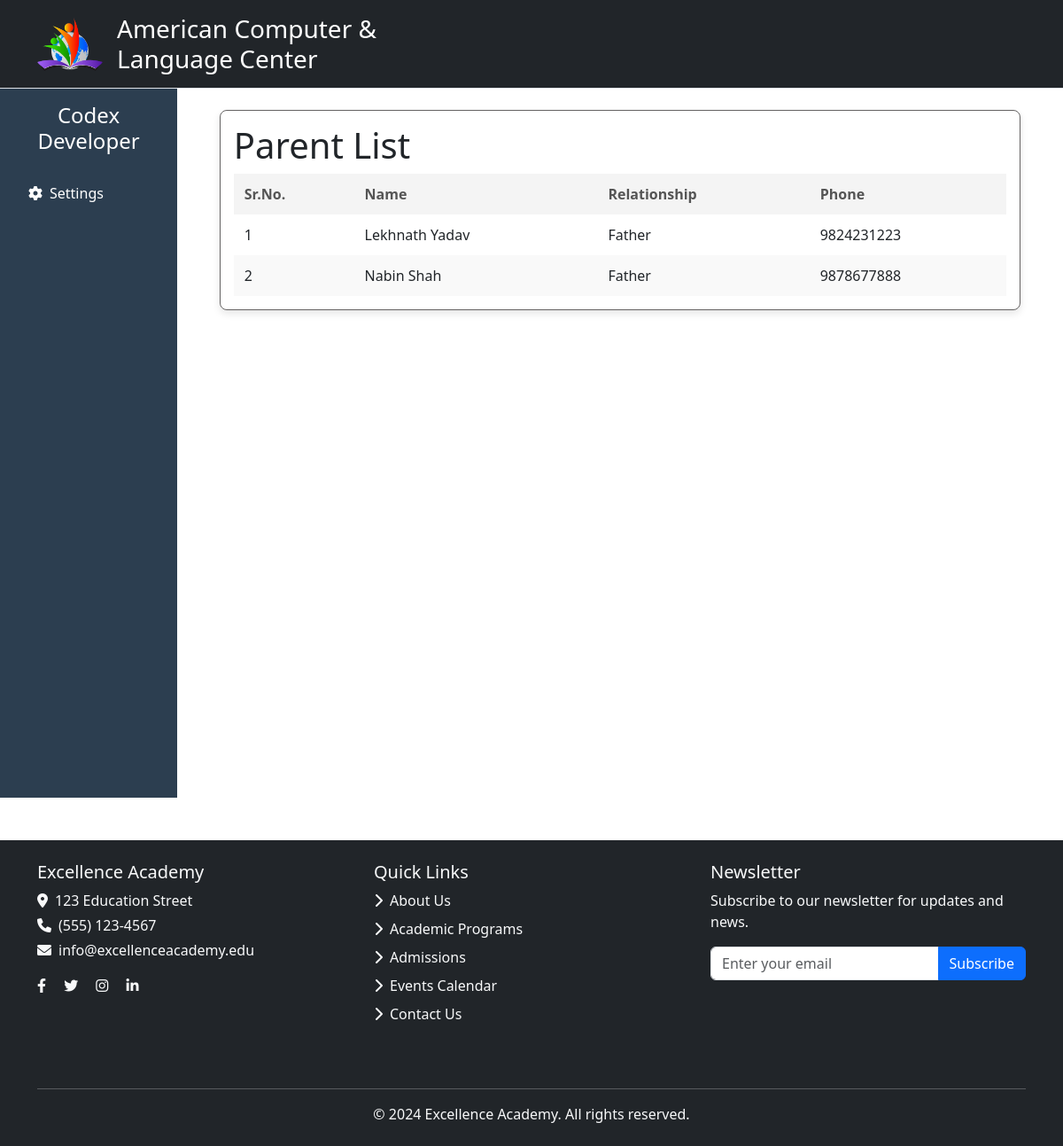
The page /parent_list/ on the database its author committed.
### userapp/models.py (models this page shows, shortened)
class Parent(models.Model):
    user = models.ForeignKey(CustomUser, on_delete=models.CASCADE)
    first_name = models.CharField(max_length=100)
    last_name = models.CharField(max_length=100)
    email = models.EmailField()
    phone_number = models.CharField(max_length=15)
    relationship = models.CharField(max_length=50)
    occupation = models.CharField(max_length=100)
    address = models.TextField()

### userapp/views.py (the view)
# urls.py: path('parent_list/', views.parent_list, name='parent_list'),
def parent_list(request):
    parents = Parent.objects.all()
    return render(request, 'accounts/parent_list.html', {'parents': parents})

### userapp/templates/accounts/parent_list.html (shortened to what this page needs)
{% extends "user/base.html" %}
{% block content %}
<div style="border: rgb(101, 99, 99) solid 1px; width: 66rem;" class="form-container">
    <h1>Parent List</h1>
    <table>
        <thead>
            <tr>
                <th>Sr.No.</th>
                <th>Name</th>
                <th>Relationship</th>
                <th>Phone</th>
            </tr>
        </thead>
        <tbody>
            {% for parent in parents %}
            <tr>
                <td>{{ forloop.counter }}</td>
                <td>{{ parent.first_name }} {{ parent.last_name }}</td>
                <td>{{ parent.relationship }}</td>
                <td>{{ parent.phone_number }}</td>
            </tr>
            {% empty %}
            <tr>
                <td colspan="7">No students found</td>
            </tr>
            {% endfor %}
        </tbody>
    </table>
</div>
{% endblock content %}

### userapp/templates/accounts/parent_list.html (style rules this page uses)
.form-container { background: #fff; padding: 20px; border-radius: 8px; box-shadow: 0 4px 8px rgba(0, 0, 0, 0.1); max-width: 80rem; width: 100%; margin: 0 auto; box-sizing: border-box; }
@media (max-width: 1200px) { .form-container { max-width: 95%; padding: 15px; } }
table { width: 100%; border-collapse: collapse; }
th, td { padding: 12px; text-align: left; vertical-align: middle; }
th { font-weight: bold; color: #555; background-color: #f4f4f4; }
tr:nth-child(even) { background-color: #f9f9f9; }
tr:nth-child(odd) { background-color: #ffffff; }

### rows shown on the page
Parent: first_name "Lekhnath", last_name "Yadav", relationship "Father", phone_number "9824231223"
Parent: first_name "Nabin", last_name "Shah", relationship "Father", phone_number "9878677888"
